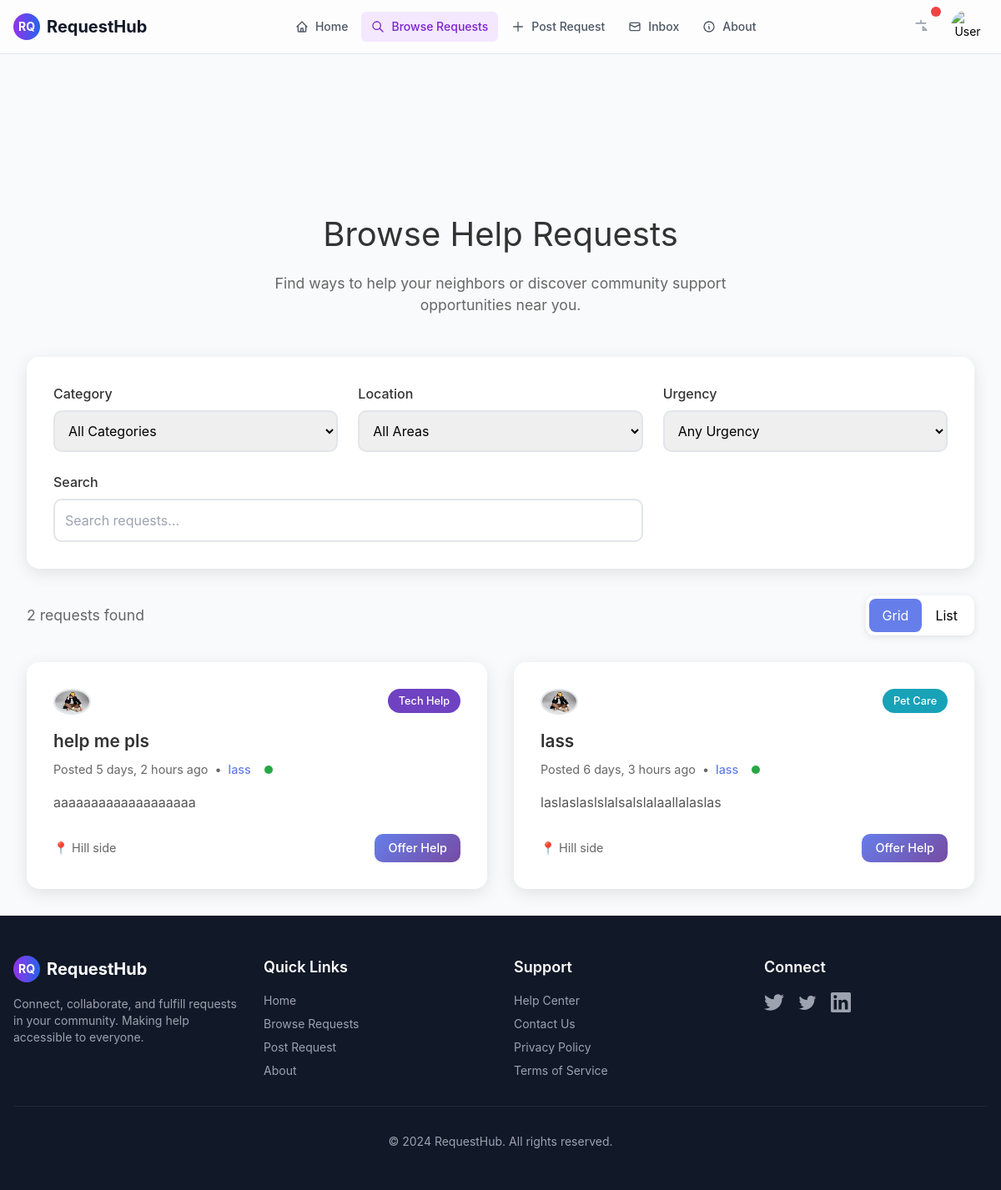
Page /requests/ on the earlier database version.
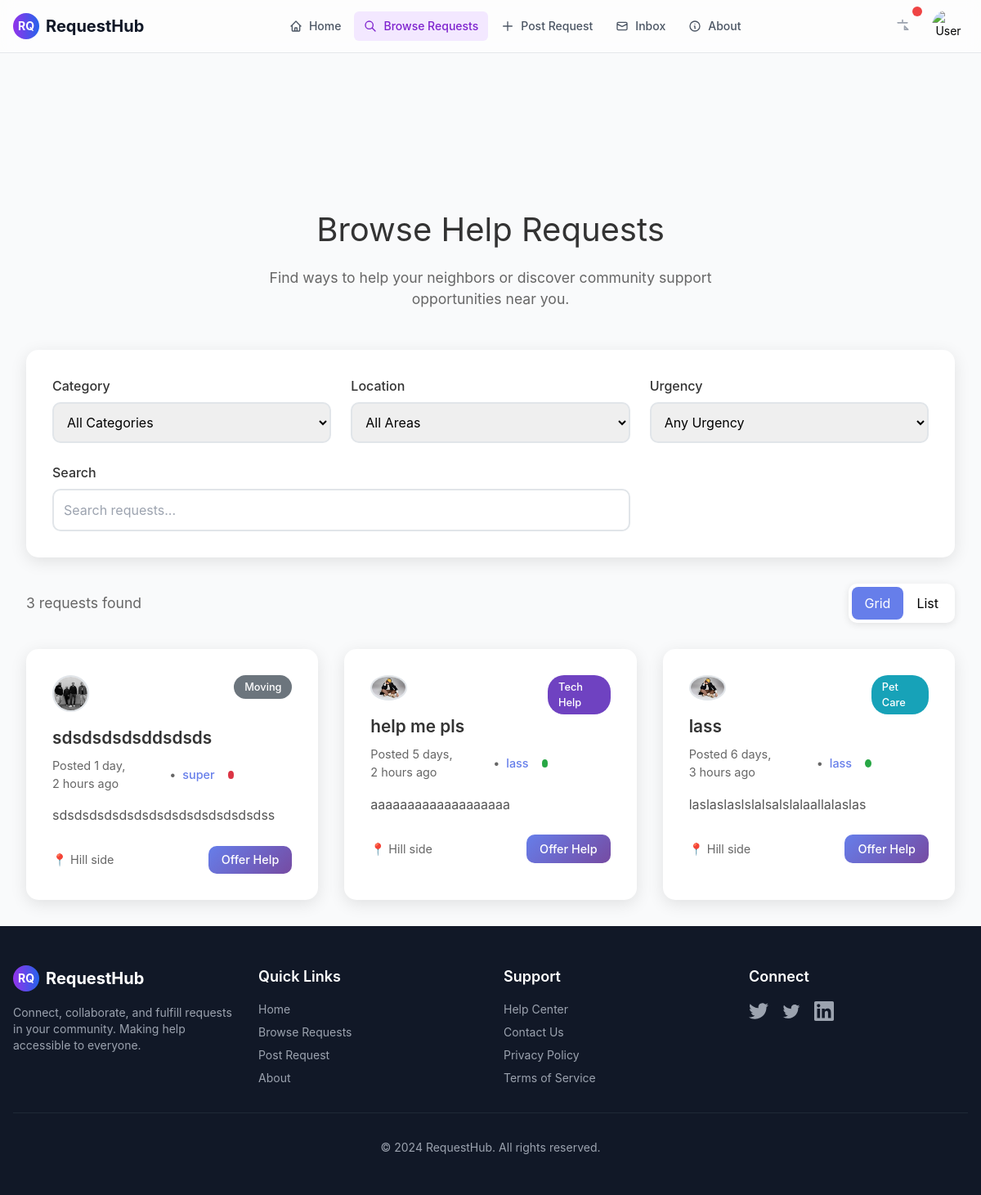
Same page on the later database version.
### aid/models.py (models this page shows, shortened)
class Request(models.Model):
    STATUS_CHOICES = [
        ('open', 'Open'),
        ('in_progress', 'In Progress'),
        ('completed', 'Completed'),
        ('cancelled', 'Cancelled'),
    ]
    URGENCY_CHOICES = [
        ('low', 'Low'),
        ('medium', 'Medium'),
        ('high', 'High'),
    ]
    title = models.CharField(max_length=200)
    category = ForeignKey('Category', on_delete=models.CASCADE)
    location = ForeignKey('aid.Location', on_delete=models.CASCADE)
    description = models.TextField()
    urgency_level = models.CharField(max_length=50, choices=URGENCY_CHOICES, default='medium')
    preferred_time = models.CharField(max_length=50, blank=True, null=True)
    estimated_duration = models.CharField(max_length=50, blank=True, null=True)
    skills = models.CharField(max_length=50, blank=True, null=True)
    offer = models.TextField(blank=True, null=True)
    photo = models.URLField(blank=True, null=True)
    author = models.ForeignKey(settings.AUTH_USER_MODEL, on_delete=models.CASCADE)
    time_posted = models.DateTimeField(auto_now_add=True)
    status = models.CharField(max_length=20, choices=STATUS_CHOICES, default='open')

class Category(models.Model):
    name = models.CharField(max_length=100)
    slug = models.SlugField(unique=True)

class Location(models.Model):
    name = models.CharField(max_length=100)
    slug = models.SlugField(unique=True)

### user/models.py (models this page shows, shortened)
class UserProfile(models.Model):
    user = models.OneToOneField(User, on_delete=models.CASCADE, primary_key=True)
    location = models.CharField(max_length=100, blank=True, null=True)
    phone_number = models.CharField(max_length=15, blank=True, null=True)
    profile_picture = models.ImageField(upload_to='profile_pictures/', blank=True, null=True)

### aid/views.py (the view)
# urls.py: path("requests/", requests_list, name="requests"),
def requests_list(request):
    requests = Request.objects.all().order_by('-time_posted')
    paginator = Paginator(requests, 6)  # 6 requests per page
    page_number = request.GET.get('page')
    page_obj = paginator.get_page(page_number)
    return render(request, 'aid/requests.html', {'page_obj': page_obj})

### aid/templates/aid/requests.html (shortened to what this page needs)
{% extends "aid/base.html" %}
{% load static %}
{% block content %}
<main class="main-content">
  <div class="container">
    <div class="page-header">
      <h1>Browse Help Requests</h1>
      <p>
        Find ways to help your neighbors or discover community support
        opportunities near you.
      </p>
    </div>
    <div class="filters-section">
      <div class="filters-grid">
        <div class="filter-group">
          <label for="category">Category</label>
          <select id="category">
            <option value="">All Categories</option>
          </select>
        </div>
        <div class="filter-group">
          <label for="location">Location</label>
          <select id="location">
            <option value="">All Areas</option>
          </select>
        </div>
        <div class="filter-group">
          <label for="urgency">Urgency</label>
          <select id="urgency">
            <option value="">Any Urgency</option>
          </select>
        </div>
        <div class="filter-group search-input">
          <label for="search">Search</label>
          <input type="text" id="search" placeholder="Search requests..." />
        </div>
      </div>
    </div>
    <div class="results-header">
      <div class="results-count">
        <span id="results-count">{{ page_obj.paginator.count }}</span> requests found
      </div>
      <div class="view-toggle">
        <button class="active" data-view="grid">Grid</button>
        <button data-view="list">List</button>
      </div>
    </div>
    <div class="requests-grid" id="requests-container">
      {% for request in page_obj %}
      <div
        class="request-card"
        data-category="{{ request.category.name|lower }}"
        data-location="{{ request.location.name|lower }}"
        data-urgency="{{ request.urgency_level|lower }}"
      >
        <div class="request-header">
          <div>
            <div class="responder-avatar">
              {% if request.author.userprofile.profile_picture %}
                <img src="{{ request.author.userprofile.profile_picture.url }}"
                     alt="{{ request.author }}"
                     class="profilepic"
                     height="45"
                     width="45">
              {% endif %}
            </div>
            <div class="request-title">{{ request.title }}</div>
            <div class="request-meta">
              <span>Posted {{ request.time_posted|timesince }} ago</span>
              <span>•</span>
              <a href="{% url 'user:profile_view' request.author  %}" class="author-link">{{ request.author }}</a>
              <div class="urgency-indicator urgency-{{ request.urgency_level|lower }}"></div>
            </div>
          </div>
          <div class="request-type
            {% if request.category.name == 'Errands & Shopping' %}errands
            {% elif request.category.name == 'Moving & Transportation' %}moving
            {% elif request.category.name == 'Pet Care' %}pet-care
            {% elif request.category.name == 'Tech Help' %}tech
            {% elif request.category.name == 'Food & Meals' %}food
            {% else %}other{% endif %}">
            {{ request.category.name }}
          </div>
        </div>
        <div class="request-description">{{ request.description|truncatewords:25 }}</div>
        <div class="request-footer">
          <div class="request-location">📍 {{ request.location.name }}</div>
          <a
            href="{% url 'aid:request_detail' request.id %}"
            class="btn btn-primary btn-small"
            >Offer Help</a
          >
        </div>
      </div>
      {% empty %}
      <div class="no-results">
        <h3>No requests found.</h3>
        <p>Try adjusting your filters or search terms.</p>
      </div>
      {% endfor %}
    </div>
  </div>
</main>
{% endblock %}

Differences in the rows shown:
added Request: author.userprofile.profile_picture (picture), title "sdsdsdsdsddsdsds", time_posted "1 day, 2 hours", author "super", category.name "Moving", description "sdsdsdsdsdsdsdsdsdsdsdsdsdsdss", location.name "Hill side"
Other differences:
{{ page_obj.paginator.count }}: "2" → "3"
